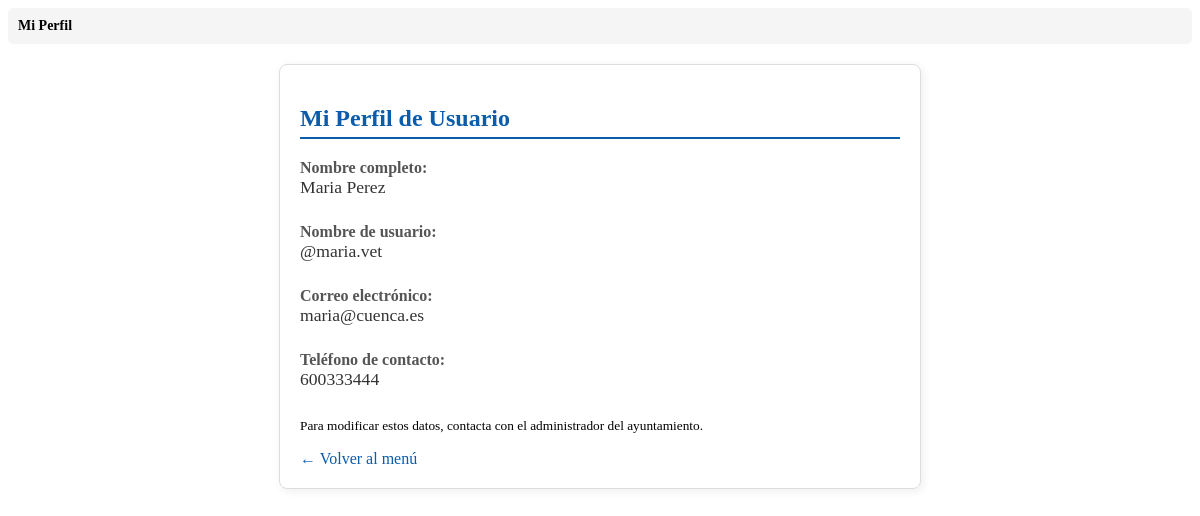
The app's page /BD243468864/perfil.php (signed in) with its own data.
### tables this page shows
CREATE TABLE PERSONA(
    idPersona INT PRIMARY KEY AUTO_INCREMENT,
    nombre VARCHAR(200) NOT NULL,
    apellido VARCHAR(200),
    usuario VARCHAR(200) UNIQUE,  
    contrasena VARCHAR(200),
    email VARCHAR(200),
    telefono VARCHAR(100)
);

### BD243468864/perfil.php (the view, shortened to what this page needs)
<?php
require_once '../header.php';
$con = mysqli_connect("localhost", "root", "", "BD201");
$idPersona = $_SESSION['idPersona'];
$sql = "SELECT nombre, apellido, usuario, email, telefono FROM PERSONA WHERE idPersona = $idPersona";
$res = mysqli_query($con, $sql);
$usuario = mysqli_fetch_assoc($res);
?>
<!DOCTYPE html>
<html lang="es">
<head>
</head>
<body>
    <div class="perfil-card">
        <h2>Mi Perfil de Usuario</h2>
        <div class="dato">
            <span class="label">Nombre completo:</span>
            <span class="valor"><?php echo htmlspecialchars($usuario['nombre'] . ' ' . $usuario['apellido']); ?></span>
        </div>
        <div class="dato">
            <span class="label">Nombre de usuario:</span>
            <span class="valor">@<?php echo htmlspecialchars($usuario['usuario']); ?></span>
        </div>
        <div class="dato">
            <span class="label">Correo electrónico:</span>
            <span class="valor"><?php echo htmlspecialchars($usuario['email']); ?></span>
        </div>
        <div class="dato">
            <span class="label">Teléfono de contacto:</span>
            <span class="valor"><?php echo htmlspecialchars($usuario['telefono'] ?: 'No registrado'); ?></span>
        </div>
        <p><small>Para modificar estos datos, contacta con el administrador del ayuntamiento.</small></p>
        <a href="../menu.php" style="color: #0b5cab; text-decoration: none;">← Volver al menú</a>
    </div>
</body>
</html>

### BD243468864/perfil.php (style rules this page uses)
.perfil-card { max-width: 600px; margin: 20px auto; padding: 20px; border: 1px solid #ddd; border-radius: 8px; box-shadow: 2px 2px 10px #eee; }
.dato { margin-bottom: 15px; padding-bottom: 10px; border-bottom: 1px f9f9f9 solid; }
.label { font-weight: bold; color: #555; display: block; }
.valor { font-size: 1.1em; color: #333; }
h2 { color: #0b5cab; border-bottom: 2px solid #0b5cab; padding-bottom: 5px; }

### records on screen
persona: nombre+apellido "Maria Perez", usuario "maria.vet", email "maria@cuenca.es", telefono "600333444"

### other values on screen
$crumb['titulo'] "Mi Perfil"
